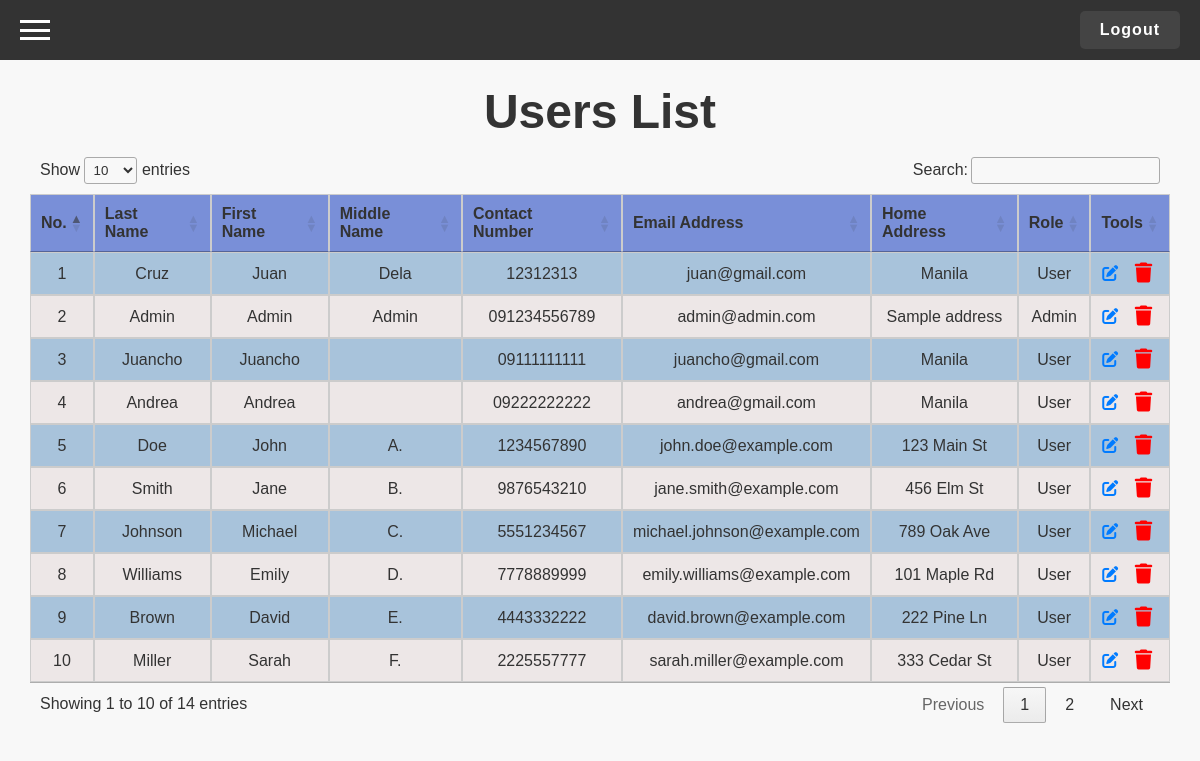
The page /php/users.php on the database its author committed.
### tables this page shows
CREATE TABLE IF NOT EXISTS `users` (
  `id` int NOT NULL AUTO_INCREMENT,
  `firstname` varchar(200) NOT NULL,
  `lastname` varchar(200) NOT NULL,
  `middlename` varchar(200) NOT NULL,
  `contact` varchar(100) NOT NULL,
  `address` text NOT NULL,
  `email` varchar(200) NOT NULL,
  `password` text NOT NULL,
  `type` tinyint(1) NOT NULL DEFAULT '2' COMMENT '1=Admin, 2=User',
  `date_created` datetime NOT NULL DEFAULT CURRENT_TIMESTAMP,
  `status` enum('active','archived') NOT NULL DEFAULT 'active',
  PRIMARY KEY (`id`)
);

### php/controller.php (called while the page is built, shortened)
<?php
function connectDatabase() {
    $db_host = "localhost";
    $db_name = "survey_database";
    $db_user = "root";
    $db_password = "";
    $connection = mysqli_connect($db_host, $db_user, $db_password, $db_name);
    return $connection;
}
function getActiveUsers() {
    $connection = connectDatabase();
    $query = "SELECT id, firstname, lastname, middlename, contact, address, email, type FROM users WHERE status = 'active'";
    $result = mysqli_query($connection, $query);
    $users = array();
    if ($result) {
        while ($row = mysqli_fetch_assoc($result)) {
            $userType = $row['type'] == 1 ? 'Admin' : 'User';
            $row['type_label'] = $userType;
            $users[] = $row;
        }
    }
    return $users;
}
?>

### php/users.php (the view, shortened to what this page needs)
<!DOCTYPE html>
<html>
<head>
    <link rel="stylesheet" type="text/css" href="https://cdn.datatables.net/1.11.4/css/jquery.dataTables.min.css">
    <link rel="stylesheet" href="https://cdnjs.cloudflare.com/ajax/libs/font-awesome/6.0.0-beta3/css/all.min.css">
    <link rel="stylesheet" type="text/css" href="../css/users_styles.css">
</head>
<body>
    <?php
    include 'navbar.php';
    require_once 'controller.php';
    ?>
    <h1>Users List</h1>
    <table id="usersTable" class="usersTable">
        <thead>
            <tr>
                <th>No.</th>
                <th>Last Name</th>
                <th>First Name</th>
                <th>Middle Name</th>
                <th>Contact Number</th>
                <th>Email Address</th>
                <th>Home Address</th>
                <th>Role</th>
                <th>Tools</th>
            </tr>
        </thead>
        <tbody>
        <?php
            $users = getActiveUsers();
            $userNumber = 1;
            foreach ($users as $user) {
                echo "<tr>";
                echo "<td>" . $userNumber . "</td>";
                echo "<td>" . $user['lastname'] . "</td>";
                echo "<td>" . $user['firstname'] . "</td>";
                echo "<td>" . $user['middlename'] . "</td>";
                echo "<td>" . $user['contact'] . "</td>";
                echo "<td>" . $user['email'] . "</td>";
                echo "<td>" . $user['address'] . "</td>";
                echo "<td>" . $user['type_label'] . "</td>";
                if ($user['id'] !== $_SESSION['user_id']) {
                    echo '<td class="action-icons">
                            <a class="edit-button" title="Edit" href="edit_user.php?user_id=' . $user['id'] . '">
                                <i class="fas fa-edit"></i>
                            </a>
                            <form method="post" action="controller.php" style="display: inline;">
                                <input type="hidden" name="action" value="deleteUser">
                                <input type="hidden" name="id" value="' . $user['id'] . '">
                                <button type="submit" class="delete-button" title="Delete"><i class="fas fa-trash"></i></button>
                            </form>
                        </td>';
                } else {
                    echo '<td></td>';
                }
                echo "</tr>";
                $userNumber++;
            }
        ?>
        </tbody>
    </table>
</body>
</html>

### css/users_styles.css (style rules this page uses)
body { font-family: Arial, sans-serif; background-color: #f8f8f8; color: #333; margin: 0; padding: 0; }
h1 { text-align: center; font-size: 48px; color: #333; margin-top: 7%; margin-bottom: -1%; }
.usersTable { border-collapse: collapse; margin-top: 20px; margin-left: 0; max-width: 95%; margin: 0 auto; top: 50%; }
.usersTable th, .usersTable td { padding: 12px; text-align: center; border: 1px solid #ccc; font-size: 16px; }
.usersTable th { background-color: #798fd8; font-weight: bold; }
.usersTable tr:nth-child(odd) { background-color: #a8c3db; }
.usersTable tr:nth-child(even) { background-color: #ede7e7; }
.action-icons { display: flex; justify-content: space-evenly; align-items: center; gap: 10px; }
.action-icons button { background-color: transparent; border: none; cursor: pointer; font-size: 20px; }
.action-icons .delete-button { color: #ff0000; }
.action-icons .edit-button { color: #007bff; }

### css/navigation_styles.css (style rules this page uses)
body { margin: 0; padding: 0; }

### rows shown on the page
users: lastname "Cruz", firstname "Juan", middlename "Dela", contact "12312313", email "juan@gmail.com", address "Manila", type_label "User"
users: lastname "Admin", firstname "Admin", middlename "Admin", contact "091234556789", email "admin@admin.com", address "Sample address", type_label "Admin"
users: lastname "Juancho", firstname "Juancho", contact "09111111111", email "juancho@gmail.com", address "Manila", type_label "User"
users: lastname "Andrea", firstname "Andrea", contact "09222222222", email "andrea@gmail.com", address "Manila", type_label "User"
users: lastname "Doe", firstname "John", middlename "A.", contact "1234567890", email "john.doe@example.com", address "123 Main St", type_label "User"
users: lastname "Smith", firstname "Jane", middlename "B.", contact "9876543210", email "jane.smith@example.com", address "456 Elm St", type_label "User"
users: lastname "Johnson", firstname "Michael", middlename "C.", contact "5551234567", email "michael.johnson@example.com", address "789 Oak Ave", type_label "User"
users: lastname "Williams", firstname "Emily", middlename "D.", contact "7778889999", email "emily.williams@example.com", address "101 Maple Rd", type_label "User"
users: lastname "Brown", firstname "David", middlename "E.", contact "4443332222", email "david.brown@example.com", address "222 Pine Ln", type_label "User"
users: lastname "Miller", firstname "Sarah", middlename "F.", contact "2225557777", email "sarah.miller@example.com", address "333 Cedar St", type_label "User"
